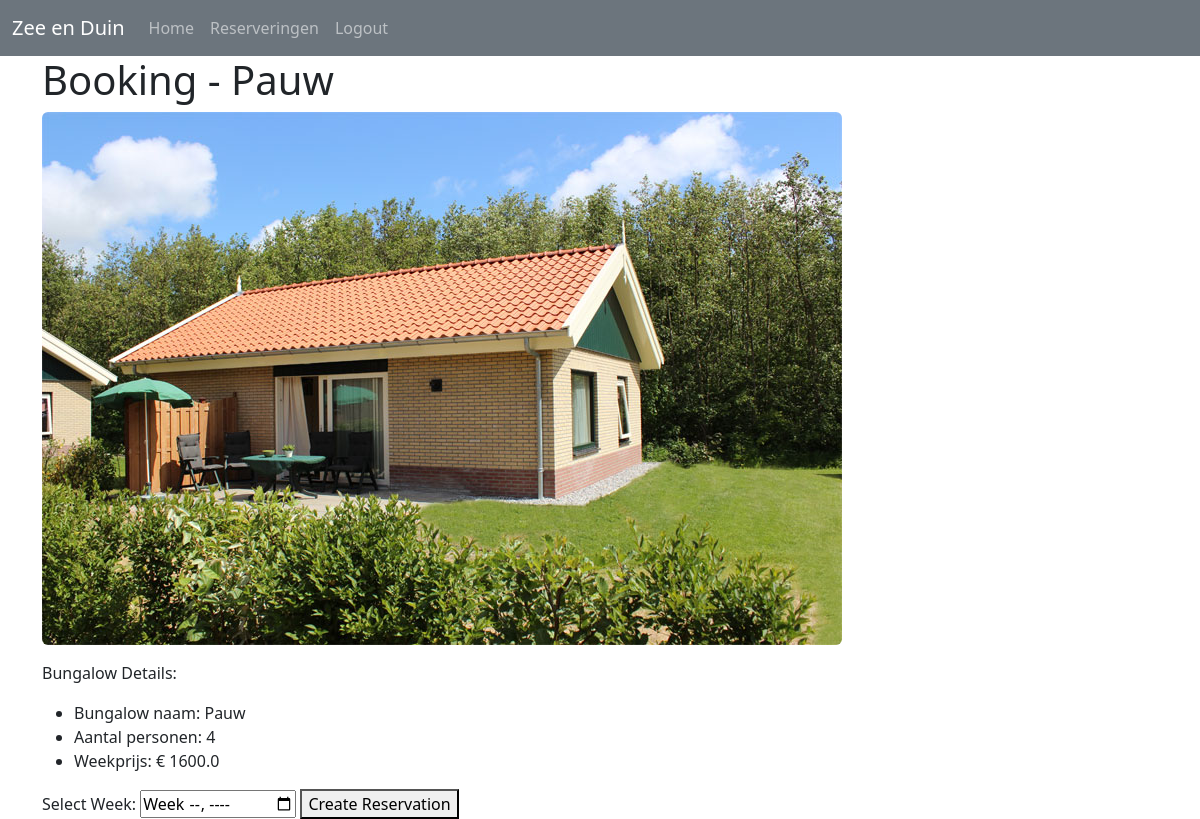
Screenshot of /booking/2 (signed in) with the database file from the repository.
### Website/models.py (models this page shows)
class Bungalow(db.Model):
    id = db.Column(db.Integer, primary_key=True)
    naam = db.Column(db.String(255), unique=True, nullable=False)
    type_id = db.Column(db.Integer, db.ForeignKey('bungalowtype.id'), nullable=False)
    reservations = db.relationship('Reservation', backref='bungalow', lazy=True)

class Bungalowtype(db.Model):
    id = db.Column(db.Integer, primary_key=True)
    aantal_personen = db.Column(db.Integer, unique=True, nullable=False)
    weekprijs = db.Column(db.Float, nullable=False)
    fotopath = db.Column(db.String)
    bungalows = db.relationship('Bungalow', backref='type', lazy=True)

### Website/views.py (the view)
@views.route('/booking/<int:id>')
@login_required
def booking(id):
    bungalow = Bungalow.query.get(id)
    if bungalow:
        return render_template('booking.html', user=current_user, bungalow=bungalow)
    else:
        abort(404, description="Bungalow not found")

### Website/templates/booking.html (shortened to what this page needs)
{% extends "base.html" %} {% block title %}Booking{% endblock %} {% block content%}
<html lang="en">
  <head>
  </head>
  <body>
    <h1>Booking - {{ bungalow.naam }}</h1>
    <figure class="figure">
        <img src="{{ url_for('static', filename='images/'+ bungalow.type.fotopath+'.jpg') }}" class="rounded">
    </figure>
    <p>Bungalow Details:</p>
    <ul>
        <li>Bungalow naam: {{ bungalow.naam }}</li>
        <li>Aantal personen: {{ bungalow.type.aantal_personen }}</li>
        <li>Weekprijs: € {{ bungalow.type.weekprijs }}</li>
    </ul>
    <form action="{{ url_for('views.create_reservation', id=bungalow.id) }}" method="post">
        <label for="week">Select Week:</label>
        <input type="week" id="week" name="week" required>
        <button type="submit">Create Reservation</button>
    </form>
  </body>
</html>
{% endblock %}

### rows the page displays
Bungalow: naam "Pauw"
Bungalowtype: fotopath (picture), type.aantal_personen "4", type.weekprijs "1600.0"
